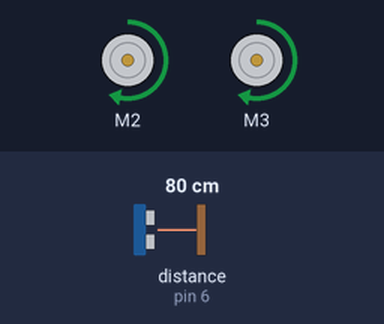
This sketch was run on a simulated Arduino Uno, built with avr-gcc and run on an emulated ATmega328P. Shown: 2 × DC motor (green arrow = forward, orange = backward, longer = faster). Wiring (inferred from the names in the program): ultrasonic range finder: trigger pin 7; echo pin 6. The inputs (shaded band) are chosen by the test bench; at power-on: distance to the obstacle (sensor on pin 6) 80 cm. The echo pulse lasts 58.3 µs per cm.

Above: at 1.3 s.
1.4 s: distance to the obstacle (sensor on pin 6) set to 8 cm
2.9 s: distance to the obstacle (sensor on pin 6) set to 5 cm
At 4.2 s:
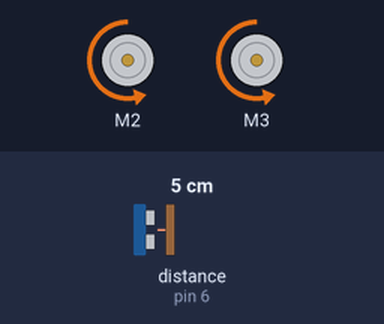
5.9 s: distance to the obstacle (sensor on pin 6) set to 9 cm
At 6.9 s:
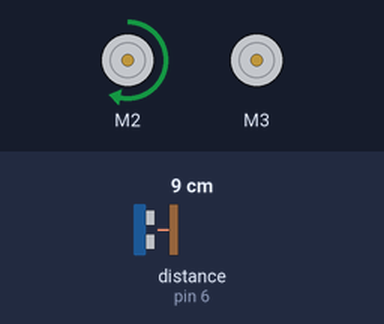
8.9 s: distance to the obstacle (sensor on pin 6) set to 2 cm
At 11.7 s:
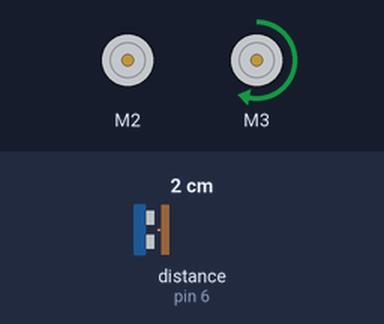
Timing chart, 0 to 12.9 s (numbered marks = the images above; inputs shaded):
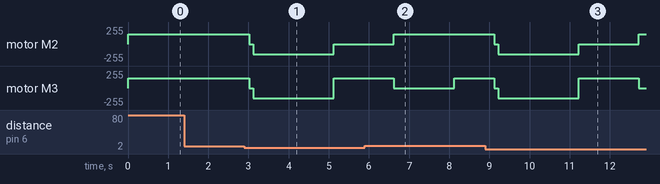

The sketch:

obstacle_avoider_ultrasound_adafruit_code.ino
```cpp
/*
 Line follower robot:
   Line follower is an autonomous robot which follows
   either black line in white surface or white line in black surface.
   Robot must be able to detect particular line and keep following it.
   HARDWARE REQUIRED:-
   ARDUINO UNO:-1
   POWER CABLE:-1
   ADAFRUIT MOTOR DRIVER SHIELD:-1
   DC GEARED MOTOR:-2
   IR SENSORS:-2
   CHASSIS:-1
   WHEELS:-2
   CASTER WHEEL:-1
   JUMPER WIRE:-6
   BATTERY:-2
    The circuit:
    -analog 1 (A1): input pin for sensor1
    -analog 2 (A2): input pin for sensor2
    -motors2: output pin for motor1
    -motor3: output pin for motor2

   created and developed at 15 06 2018
   by Sushant Singh
   organisation:- Techprolabz The School Of Robotics
*/

#include <AFMotor.h>
AF_DCMotor motor1(2);
AF_DCMotor motor2(3);

//setting the ultrasound pins
int trigger_pin = 7;
int echo_pin = 6;

void setup() {
 Serial.begin(9600);
 pinMode(trigger_pin,OUTPUT);
 pinMode(echo_pin,INPUT);
 motor1.setSpeed(150);   //set your motor speed acording to your motor specifications
 motor2.setSpeed(150);
 motor1.run(RELEASE);
 motor2.run(RELEASE);

}

void forward(){
  motor1.run(FORWARD);
  motor2.run(FORWARD);
}

void left(){
   motor1.run(FORWARD);
  motor2.run(RELEASE);
}

void right(){
   motor1.run(RELEASE);
  motor2.run(FORWARD);
}

void backward(){
   motor1.run(BACKWARD);
  motor2.run(BACKWARD);
}

void stop_bot(){
 motor1.run(RELEASE);
  motor2.run(RELEASE);
}

int ultrasound_ping(){
  //clear trigger pin
  digitalWrite(trigger_pin,LOW);
  delayMicroseconds(2);

  //set the trigger pin HIGH for 10 micoseconds
  digitalWrite(trigger_pin,HIGH);
  delayMicroseconds(10);
  digitalWrite(trigger_pin,LOW);

  //Read the echo pin and get the sound travel time
  long duration = pulseIn(echo_pin,HIGH);

  //calculating distance
  int distance = 0.034*duration/2;

  return distance;
}

void loop() {
  int distance = ultrasound_ping();     //getting distance from obstacle
  if(distance<=5){                      //if obstacle detected
    stop_bot();
    delay(100);
    backward();
    delay(2000);
    right();
    delay(1500);
    left();
    delay(1500);
  }else{                                //if no obstacle detected
    forward();
    delay(500);
  }
}
```

Measured:
- the behaviour switches between 7 and 6 cm on distance to the obstacle (sensor on pin 6) (found by bisection; images 0 and 1)
- after the input at 1.4 s, every drawn part: stays the same
- after the input at 2.9 s, motor M2: forward 150/255 → stopped after 0.12 s, → backward 150/255 0.10 s later, → stopped 2.0 s later; motor M3: forward 150/255 → stopped after 0.12 s, → backward 150/255 0.10 s later, → forward 150/255 2.0 s later
- after the input at 5.9 s, motor M2: goes on until 6.6 s, then stays forward 150/255
- after the input at 8.9 s, motor M2: forward 150/255 → stopped after 0.22 s, → backward 150/255 0.10 s later, → stopped 2.0 s later, → forward 150/255 1.5 s later; motor M3: forward 150/255 → stopped after 0.22 s, → backward 150/255 0.10 s later, → forward 150/255 2.0 s later, → stopped 1.5 s later
